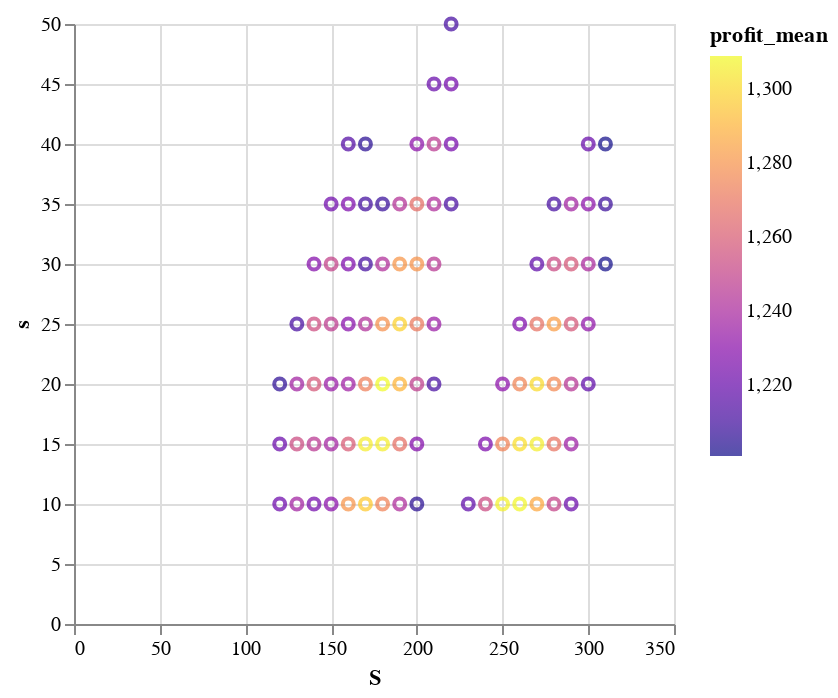

This figure's notebook cell:
### Code cell
# Sprawdzamy te  wartości które mają wartości profit_mean ponad 1200.
filtered_df_1200 = filter(row -> row.profit_mean >= 1200, df)
using VegaLite
filtered_df_1200 |> @vlplot(:point, x=:S, y=:s, color={:profit_mean, scale={scheme=:plasma}})

### Figure 1 — Vega-Lite specification as saved in the notebook (floating-point values rounded to 4 significant figures)
{"data": {"values": [{"N": 1000, "S": 120, "lost_mean": 41.76, "lost_std": 25.86, "m": 30, "profit_mean": 1222.0, "profit_std": 98.72, "s": 10}, {"N": 1000, "S": 130, "lost_mean": 38.67, "lost_std": 26.37, "m": 30, "profit_mean": 1237.0, "profit_std": 118.0, "s": 10}, {"N": 1000, "S": 140, "lost_mean": 35.88, "lost_std": 24.62, "m": 30, "profit_mean": 1223.0, "profit_std": 108.0, "s": 10}, {"N": 1000, "S": 150, "lost_mean": 34.55, "lost_std": 24.22, "m": 30, "profit_mean": 1230.0, "profit_std": 86.64, "s": 10}, {"N": 1000, "S": 160, "lost_mean": 33.07, "lost_std": 24.39, "m": 30, "profit_mean": 1280.0, "profit_std": 99.1, "s": 10}, {"N": 1000, "S": 170, "lost_mean": 29.25, "lost_std": 23.01, "m": 30, "profit_mean": 1296.0, "profit_std": 120.7, "s": 10}, {"N": 1000, "S": 180, "lost_mean": 28.37, "lost_std": 23.01, "m": 30, "profit_mean": 1274.0, "profit_std": 136.5, "s": 10}, {"N": 1000, "S": 190, "lost_mean": 27.62, "lost_std": 23.22, "m": 30, "profit_mean": 1241.0, "profit_std": 131.0, "s": 10}, {"N": 1000, "S": 200, "lost_mean": 28.88, "lost_std": 23.28, "m": 30, "profit_mean": 1204.0, "profit_std": 117.8, "s": 10}, {"N": 1000, "S": 230, "lost_mean": 23.73, "lost_std": 19.27, "m": 30, "profit_mean": 1218.0, "profit_std": 106.7, "s": 10}, {"N": 1000, "S": 240, "lost_mean": 23.41, "lost_std": 20.64, "m": 30, "profit_mean": 1253.0, "profit_std": 118.2, "s": 10}, {"N": 1000, "S": 250, "lost_mean": 21.38, "lost_std": 19.57, "m": 30, "profit_mean": 1307.0, "profit_std": 120.3, "s": 10}, {"N": 1000, "S": 260, "lost_mean": 20.23, "lost_std": 19.71, "m": 30, "profit_mean": 1308.0, "profit_std": 126.7, "s": 10}, {"N": 1000, "S": 270, "lost_mean": 18.86, "lost_std": 18.86, "m": 30, "profit_mean": 1286.0, "profit_std": 139.3, "s": 10}, {"N": 1000, "S": 280, "lost_mean": 19.89, "lost_std": 20.01, "m": 30, "profit_mean": 1251.0, "profit_std": 135.0, "s": 10}, {"N": 1000, "S": 290, "lost_mean": 17.89, "lost_std": 18.21, "m": 30, "profit_mean": 1221.0, "profit_std": 140.8, "s": 10}, {"N": 1000, "S": 120, "lost_mean": 29.72, "lost_std": 22.46, "m": 30, "profit_mean": 1221.0, "profit_std": 89.97, "s": 15}, {"N": 1000, "S": 130, "lost_mean": 28.36, "lost_std": 24.18, "m": 30, "profit_mean": 1253.0, "profit_std": 108.9, "s": 15}, {"N": 1000, "S": 140, "lost_mean": 25.71, "lost_std": 23.69, "m": 30, "profit_mean": 1246.0, "profit_std": 118.5, "s": 15}, {"N": 1000, "S": 150, "lost_mean": 24.57, "lost_std": 22.73, "m": 30, "profit_mean": 1238.0, "profit_std": 99.66, "s": 15}, {"N": 1000, "S": 160, "lost_mean": 23.68, "lost_std": 21.79, "m": 30, "profit_mean": 1259.0, "profit_std": 94.76, "s": 15}, {"N": 1000, "S": 170, "lost_mean": 21.34, "lost_std": 21.49, "m": 30, "profit_mean": 1305.0, "profit_std": 108.1, "s": 15}, {"N": 1000, "S": 180, "lost_mean": 20.94, "lost_std": 21.11, "m": 30, "profit_mean": 1306.0, "profit_std": 125.6, "s": 15}, {"N": 1000, "S": 190, "lost_mean": 20.57, "lost_std": 21.62, "m": 30, "profit_mean": 1268.0, "profit_std": 127.3, "s": 15}, {"N": 1000, "S": 200, "lost_mean": 20.0, "lost_std": 22.1, "m": 30, "profit_mean": 1228.0, "profit_std": 123.6, "s": 15}, {"N": 1000, "S": 240, "lost_mean": 16.78, "lost_std": 17.45, "m": 30, "profit_mean": 1226.0, "profit_std": 115.7, "s": 15}, {"N": 1000, "S": 250, "lost_mean": 16.51, "lost_std": 18.92, "m": 30, "profit_mean": 1275.0, "profit_std": 118.6, "s": 15}, {"N": 1000, "S": 260, "lost_mean": 14.83, "lost_std": 17.5, "m": 30, "profit_mean": 1302.0, "profit_std": 122.8, "s": 15}, {"N": 1000, "S": 270, "lost_mean": 13.07, "lost_std": 16.76, "m": 30, "profit_mean": 1306.0, "profit_std": 126.7, "s": 15}, {"N": 1000, "S": 280, "lost_mean": 13.1, "lost_std": 17.97, "m": 30, "profit_mean": 1269.0, "profit_std": 138.8, "s": 15}, {"N": 1000, "S": 290, "lost_mean": 13.66, "lost_std": 17.77, "m": 30, "profit_mean": 1236.0, "profit_std": 134.3, "s": 15}, {"N": 1000, "S": 120, "lost_mean": 21.97, "lost_std": 23.29, "m": 30, "profit_mean": 1205.0, "profit_std": 90.91, "s": 20}, {"N": 1000, "S": 130, "lost_mean": 20.82, "lost_std": 21.99, "m": 30, "profit_mean": 1237.0, "profit_std": 92.27, "s": 20}, {"N": 1000, "S": 140, "lost_mean": 18.24, "lost_std": 21.1, "m": 30, "profit_mean": 1258.0, "profit_std": 111.1, "s": 20}, {"N": 1000, "S": 150, "lost_mean": 19.47, "lost_std": 21.95, "m": 30, "profit_mean": 1234.0, "profit_std": 106.9, "s": 20}, {"N": 1000, "S": 160, "lost_mean": 18.19, "lost_std": 19.0, "m": 30, "profit_mean": 1236.0, "profit_std": 93.92, "s": 20}, {"N": 1000, "S": 170, "lost_mean": 15.47, "lost_std": 17.8, "m": 30, "profit_mean": 1273.0, "profit_std": 96.32, "s": 20}, {"N": 1000, "S": 180, "lost_mean": 14.09, "lost_std": 18.27, "m": 30, "profit_mean": 1309.0, "profit_std": 106.5, "s": 20}, {"N": 1000, "S": 190, "lost_mean": 14.62, "lost_std": 19.34, "m": 30, "profit_mean": 1290.0, "profit_std": 126.8, "s": 20}, {"N": 1000, "S": 200, "lost_mean": 15.12, "lost_std": 19.9, "m": 30, "profit_mean": 1248.0, "profit_std": 128.5, "s": 20}, {"N": 1000, "S": 210, "lost_mean": 15.03, "lost_std": 19.86, "m": 30, "profit_mean": 1211.0, "profit_std": 122.2, "s": 20}, {"N": 1000, "S": 250, "lost_mean": 11.78, "lost_std": 16.75, "m": 30, "profit_mean": 1231.0, "profit_std": 119.9, "s": 20}, {"N": 1000, "S": 260, "lost_mean": 11.19, "lost_std": 15.69, "m": 30, "profit_mean": 1275.0, "profit_std": 126.8, "s": 20}, {"N": 1000, "S": 270, "lost_mean": 9.54, "lost_std": 14.92, "m": 30, "profit_mean": 1300.0, "profit_std": 123.0, "s": 20}, {"N": 1000, "S": 280, "lost_mean": 9.808, "lost_std": 15.27, "m": 30, "profit_mean": 1276.0, "profit_std": 128.0, "s": 20}, {"N": 1000, "S": 290, "lost_mean": 9.308, "lost_std": 15.15, "m": 30, "profit_mean": 1245.0, "profit_std": 126.7, "s": 20}, {"N": 1000, "S": 300, "lost_mean": 9.594, "lost_std": 15.84, "m": 30, "profit_mean": 1218.0, "profit_std": 136.2, "s": 20}, {"N": 1000, "S": 130, "lost_mean": 15.22, "lost_std": 18.21, "m": 30, "profit_mean": 1211.0, "profit_std": 89.74, "s": 25}, {"N": 1000, "S": 140, "lost_mean": 13.21, "lost_std": 17.61, "m": 30, "profit_mean": 1254.0, "profit_std": 96.19, "s": 25}, {"N": 1000, "S": 150, "lost_mean": 13.91, "lost_std": 20.02, "m": 30, "profit_mean": 1247.0, "profit_std": 108.4, "s": 25}, {"N": 1000, "S": 160, "lost_mean": 13.01, "lost_std": 17.35, "m": 30, "profit_mean": 1229.0, "profit_std": 102.4, "s": 25}, {"N": 1000, "S": 170, "lost_mean": 11.75, "lost_std": 16.9, "m": 30, "profit_mean": 1242.0, "profit_std": 96.06, "s": 25}, {"N": 1000, "S": 180, "lost_mean": 10.5, "lost_std": 15.3, "m": 30, "profit_mean": 1279.0, "profit_std": 104.1, "s": 25}, {"N": 1000, "S": 190, "lost_mean": 10.28, "lost_std": 15.95, "m": 30, "profit_mean": 1298.0, "profit_std": 112.1, "s": 25}, {"N": 1000, "S": 200, "lost_mean": 9.857, "lost_std": 14.97, "m": 30, "profit_mean": 1271.0, "profit_std": 125.3, "s": 25}, {"N": 1000, "S": 210, "lost_mean": 9.563, "lost_std": 15.49, "m": 30, "profit_mean": 1235.0, "profit_std": 121.1, "s": 25}, {"N": 1000, "S": 260, "lost_mean": 8.421, "lost_std": 13.53, "m": 30, "profit_mean": 1227.0, "profit_std": 130.4, "s": 25}, {"N": 1000, "S": 270, "lost_mean": 7.097, "lost_std": 12.76, "m": 30, "profit_mean": 1268.0, "profit_std": 122.4, "s": 25}, {"N": 1000, "S": 280, "lost_mean": 6.838, "lost_std": 12.66, "m": 30, "profit_mean": 1283.0, "profit_std": 120.7, "s": 25}, {"N": 1000, "S": 290, "lost_mean": 6.787, "lost_std": 13.24, "m": 30, "profit_mean": 1258.0, "profit_std": 129.2, "s": 25}, {"N": 1000, "S": 300, "lost_mean": 6.525, "lost_std": 13.78, "m": 30, "profit_mean": 1232.0, "profit_std": 127.9, "s": 25}, {"N": 1000, "S": 140, "lost_mean": 10.58, "lost_std": 16.19, "m": 30, "profit_mean": 1228.0, "profit_std": 98.98, "s": 30}, {"N": 1000, "S": 150, "lost_mean": 10.29, "lost_std": 15.86, "m": 30, "profit_mean": 1250.0, "profit_std": 107.0, "s": 30}, {"N": 1000, "S": 160, "lost_mean": 9.837, "lost_std": 15.59, "m": 30, "profit_mean": 1226.0, "profit_std": 103.7, "s": 30}, {"N": 1000, "S": 170, "lost_mean": 9.303, "lost_std": 14.4, "m": 30, "profit_mean": 1210.0, "profit_std": 101.7, "s": 30}, {"N": 1000, "S": 180, "lost_mean": 8.719, "lost_std": 15.46, "m": 30, "profit_mean": 1242.0, "profit_std": 105.6, "s": 30}, {"N": 1000, "S": 190, "lost_mean": 8.022, "lost_std": 14.57, "m": 30, "profit_mean": 1281.0, "profit_std": 109.1, "s": 30}, {"N": 1000, "S": 200, "lost_mean": 7.489, "lost_std": 14.33, "m": 30, "profit_mean": 1280.0, "profit_std": 118.0, "s": 30}, {"N": 1000, "S": 210, "lost_mean": 7.238, "lost_std": 13.64, "m": 30, "profit_mean": 1245.0, "profit_std": 118.6, "s": 30}, {"N": 1000, "S": 270, "lost_mean": 5.663, "lost_std": 12.02, "m": 30, "profit_mean": 1218.0, "profit_std": 132.8, "s": 30}, {"N": 1000, "S": 280, "lost_mean": 4.551, "lost_std": 10.91, "m": 30, "profit_mean": 1253.0, "profit_std": 127.6, "s": 30}, {"N": 1000, "S": 290, "lost_mean": 5.559, "lost_std": 12.5, "m": 30, "profit_mean": 1258.0, "profit_std": 123.6, "s": 30}, {"N": 1000, "S": 300, "lost_mean": 5.366, "lost_std": 12.1, "m": 30, "profit_mean": 1240.0, "profit_std": 122.5, "s": 30}, {"N": 1000, "S": 310, "lost_mean": 5.09, "lost_std": 11.5, "m": 30, "profit_mean": 1201.0, "profit_std": 132.7, "s": 30}, {"N": 1000, "S": 150, "lost_mean": 7.459, "lost_std": 14.88, "m": 30, "profit_mean": 1222.0, "profit_std": 101.0, "s": 35}, {"N": 1000, "S": 160, "lost_mean": 7.356, "lost_std": 14.46, "m": 30, "profit_mean": 1226.0, "profit_std": 106.2, "s": 35}, {"N": 1000, "S": 170, "lost_mean": 6.987, "lost_std": 13.11, "m": 30, "profit_mean": 1210.0, "profit_std": 104.9, "s": 35}, {"N": 1000, "S": 180, "lost_mean": 6.658, "lost_std": 12.65, "m": 30, "profit_mean": 1207.0, "profit_std": 105.9, "s": 35}, {"N": 1000, "S": 190, "lost_mean": 5.475, "lost_std": 11.46, "m": 30, "profit_mean": 1243.0, "profit_std": 105.1, "s": 35}, {"N": 1000, "S": 200, "lost_mean": 5.839, "lost_std": 12.75, "m": 30, "profit_mean": 1267.0, "profit_std": 108.9, "s": 35}, {"N": 1000, "S": 210, "lost_mean": 5.49, "lost_std": 12.52, "m": 30, "profit_mean": 1242.0, "profit_std": 115.4, "s": 35}, {"N": 1000, "S": 220, "lost_mean": 4.829, "lost_std": 11.01, "m": 30, "profit_mean": 1212.0, "profit_std": 119.6, "s": 35}, {"N": 1000, "S": 280, "lost_mean": 4.032, "lost_std": 10.17, "m": 30, "profit_mean": 1211.0, "profit_std": 136.2, "s": 35}, {"N": 1000, "S": 290, "lost_mean": 3.827, "lost_std": 10.69, "m": 30, "profit_mean": 1237.0, "profit_std": 120.9, "s": 35}, {"N": 1000, "S": 300, "lost_mean": 3.148, "lost_std": 8.219, "m": 30, "profit_mean": 1231.0, "profit_std": 120.9, "s": 35}, {"N": 1000, "S": 310, "lost_mean": 3.259, "lost_std": 10.02, "m": 30, "profit_mean": 1208.0, "profit_std": 128.7, "s": 35}, {"N": 1000, "S": 160, "lost_mean": 5.383, "lost_std": 12.6, "m": 30, "profit_mean": 1214.0, "profit_std": 100.6, "s": 40}, {"N": 1000, "S": 170, "lost_mean": 5.486, "lost_std": 12.83, "m": 30, "profit_mean": 1204.0, "profit_std": 109.3, "s": 40}, {"N": 1000, "S": 200, "lost_mean": 3.749, "lost_std": 9.807, "m": 30, "profit_mean": 1231.0, "profit_std": 113.4, "s": 40}, {"N": 1000, "S": 210, "lost_mean": 3.504, "lost_std": 10.19, "m": 30, "profit_mean": 1246.0, "profit_std": 112.4, "s": 40}, {"N": 1000, "S": 220, "lost_mean": 4.041, "lost_std": 10.11, "m": 30, "profit_mean": 1224.0, "profit_std": 115.3, "s": 40}, {"N": 1000, "S": 300, "lost_mean": 2.547, "lost_std": 8.725, "m": 30, "profit_mean": 1220.0, "profit_std": 122.3, "s": 40}, {"N": 1000, "S": 310, "lost_mean": 2.779, "lost_std": 9.088, "m": 30, "profit_mean": 1201.0, "profit_std": 121.0, "s": 40}, {"N": 1000, "S": 210, "lost_mean": 2.868, "lost_std": 8.776, "m": 30, "profit_mean": 1221.0, "profit_std": 108.0, "s": 45}, {"N": 1000, "S": 220, "lost_mean": 2.939, "lost_std": 9.075, "m": 30, "profit_mean": 1223.0, "profit_std": 115.5, "s": 45}, {"N": 1000, "S": 220, "lost_mean": 1.992, "lost_std": 7.585, "m": 30, "profit_mean": 1211.0, "profit_std": 111.9, "s": 50}]}, "encoding": {"color": {"field": "profit_mean", "scale": {"scheme": "plasma"}, "type": "quantitative"}, "x": {"field": "S", "type": "quantitative"}, "y": {"field": "s", "type": "quantitative"}}, "mark": "point"}
